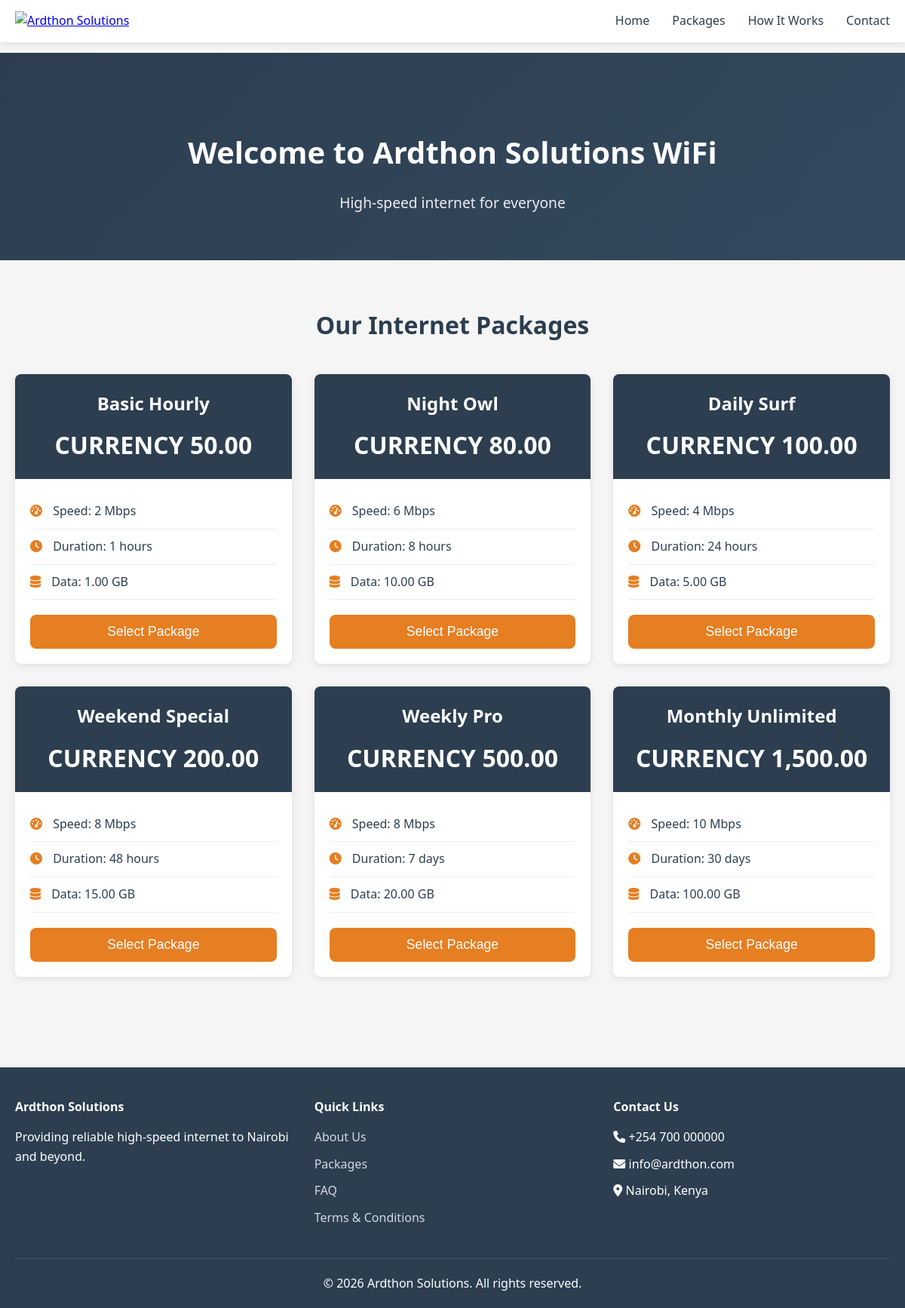
The page / on the database its author committed.
### tables this page shows
CREATE TABLE IF NOT EXISTS packages (
    id INT PRIMARY KEY AUTO_INCREMENT,
    name VARCHAR(100) NOT NULL,
    description TEXT,
    price DECIMAL(10,2) NOT NULL,
    speed INT NOT NULL COMMENT 'Speed in Mbps',
    duration INT NOT NULL,
    duration_unit ENUM('minutes', 'hours', 'days', 'months') NOT NULL,
    data_limit DECIMAL(10,2) COMMENT 'Data limit in GB',
    status ENUM('active', 'inactive') DEFAULT 'active',
    sort_order INT DEFAULT 0,
    created_at TIMESTAMP DEFAULT CURRENT_TIMESTAMP,
    updated_at TIMESTAMP NULL ON UPDATE CURRENT_TIMESTAMP,
    INDEX idx_price (price),
    INDEX idx_status (status),
    INDEX idx_duration (duration, duration_unit)
);

### includes/functions.php (called while the page is built, shortened)
<?php
function getPackages($conn) {
    $sql = "SELECT * FROM packages WHERE status = 'active' ORDER BY price ASC";
    $result = $conn->query($sql);
    $packages = [];
    while($row = $result->fetch_assoc()) {
        $packages[] = $row;
    }
    return $packages;
}
?>

### index.php (the view, shortened to what this page needs)
<?php
require_once 'config/database.php';
require_once 'includes/functions.php';
require_once 'includes/header.php';
?>
<div class="hero-section">
    <div class="container">
        <h1>Welcome to Ardthon Solutions WiFi</h1>
        <p>High-speed internet for everyone</p>
    </div>
</div>
<div class="packages-section">
    <div class="container">
        <h2>Our Internet Packages</h2>
        <div class="package-grid">
            <?php
            $packages = getPackages($conn);
            foreach($packages as $package):
            ?>
            <div class="package-card">
                <div class="package-header">
                    <h3><?php echo htmlspecialchars($package['name']); ?></h3>
                    <div class="price"><?php echo CURRENCY; ?> <?php echo number_format($package['price'], 2); ?></div>
                </div>
                <div class="package-body">
                    <ul class="features">
                        <li><i class="fas fa-tachometer-alt"></i> Speed: <?php echo $package['speed']; ?> Mbps</li>
                        <li><i class="fas fa-clock"></i> Duration: <?php echo $package['duration']; ?> <?php echo $package['duration_unit']; ?></li>
                        <li><i class="fas fa-database"></i> Data: <?php echo $package['data_limit']; ?> GB</li>
                    </ul>
                    <button onclick="selectPackage(<?php echo $package['id']; ?>, <?php echo $package['price']; ?>)"
                            class="btn-select">
                        Select Package
                    </button>
                </div>
            </div>
            <?php endforeach; ?>
        </div>
    </div>
</div>
<?php require_once 'includes/footer.php'; ?>

### includes/header.php (shortened to what this page needs)
<!DOCTYPE html>
<html lang="en">
<head>
    <link rel="stylesheet" href="https://cdnjs.cloudflare.com/ajax/libs/font-awesome/6.0.0/css/all.min.css">
    <link rel="stylesheet" href="assets/css/style.css">
    <link rel="stylesheet" href="assets/css/responsive.css">
</head>
<body>
    <header>
        <nav class="navbar">
            <div class="container">
                <div class="logo">
                    <a href="index.php">
                        <img src="assets/images/logo.png" alt="Ardthon Solutions">
                    </a>
                </div>
                <ul class="nav-menu">
                    <li><a href="index.php">Home</a></li>
                    <li><a href="#packages">Packages</a></li>
                    <li><a href="#how-it-works">How It Works</a></li>
                    <li><a href="#contact">Contact</a></li>
                </ul>
            </div>
        </nav>
    </header>
    <main>

### includes/footer.php (shortened to what this page needs)
    </main>
    <footer>
        <div class="container">
            <div class="footer-content">
                <div class="footer-section">
                    <h4>Ardthon Solutions</h4>
                    <p>Providing reliable high-speed internet to Nairobi and beyond.</p>
                </div>
                <div class="footer-section">
                    <h4>Quick Links</h4>
                    <ul>
                        <li><a href="#about">About Us</a></li>
                        <li><a href="#packages">Packages</a></li>
                        <li><a href="#faq">FAQ</a></li>
                        <li><a href="#terms">Terms & Conditions</a></li>
                    </ul>
                </div>
                <div class="footer-section">
                    <h4>Contact Us</h4>
                    <ul>
                        <li><i class="fas fa-phone"></i> +254 700 000000</li>
                        <li><i class="fas fa-envelope"></i> info@ardthon.com</li>
                        <li><i class="fas fa-map-marker-alt"></i> Nairobi, Kenya</li>
                    </ul>
                </div>
            </div>
            <div class="footer-bottom">
                <p>&copy; <?php echo date('Y'); ?> Ardthon Solutions. All rights reserved.</p>
            </div>
        </div>
    </footer>
</body>
</html>

### assets/css/style.css (style rules this page uses)
:root { --primary-color: #2c3e50; --secondary-color: #e67e22; --success-color: #27ae60; --danger-color: #e74c3c; --warning-color: #f39c12; --light-bg: #ecf0f1; --dark-text: #2c3e50; --border-radius: 8px; --box-shadow: 0 2px 10px rgba(0,0,0,0.1); }
* { margin: 0; padding: 0; box-sizing: border-box; }
body { font-family: 'Segoe UI', Tahoma, Geneva, Verdana, sans-serif; line-height: 1.6; color: var(--dark-text); background-color: #f5f5f5; }
.container { max-width: 1200px; margin: 0 auto; padding: 0 20px; }
.navbar { background: white; box-shadow: var(--box-shadow); position: fixed; top: 0; width: 100%; z-index: 1000; }
.navbar .container { display: flex; justify-content: space-between; align-items: center; padding: 15px 20px; }
.logo img { height: 40px; }
.nav-menu { display: flex; list-style: none; }
.nav-menu li { margin-left: 30px; }
.nav-menu a { text-decoration: none; color: var(--dark-text); font-weight: 500; transition: color 0.3s; }
.hero-section { background: linear-gradient(135deg, var(--primary-color), #34495e); color: white; text-align: center; padding: 100px 0 60px; margin-top: 70px; }
.hero-section h1 { font-size: 2.5em; margin-bottom: 20px; }
.hero-section p { font-size: 1.2em; opacity: 0.9; }
.packages-section { padding: 60px 0; }
.packages-section h2 { text-align: center; margin-bottom: 40px; font-size: 2em; color: var(--primary-color); }
.package-grid { display: grid; grid-template-columns: repeat(auto-fit, minmax(280px, 1fr)); gap: 30px; margin-top: 30px; }
.package-card { background: white; border-radius: var(--border-radius); overflow: hidden; box-shadow: var(--box-shadow); transition: transform 0.3s; }
.package-header { background: var(--primary-color); color: white; padding: 20px; text-align: center; }
.package-header h3 { font-size: 1.5em; margin-bottom: 10px; }
.price { font-size: 2em; font-weight: bold; }
.package-body { padding: 20px; }
.features { list-style: none; margin-bottom: 20px; }
.features li { padding: 10px 0; border-bottom: 1px solid #eee; }
.features li i { color: var(--secondary-color); margin-right: 10px; }
.btn-select { width: 100%; padding: 12px; background: var(--secondary-color); color: white; border: none; border-radius: var(--border-radius); font-size: 1.1em; cursor: pointer; transition: background 0.3s; }
footer { background: var(--primary-color); color: white; padding: 40px 0 20px; margin-top: 60px; }
.footer-content { display: grid; grid-template-columns: repeat(auto-fit, minmax(250px, 1fr)); gap: 30px; margin-bottom: 30px; }
.footer-section h4 { margin-bottom: 15px; }
.footer-section ul { list-style: none; }
.footer-section ul li { margin-bottom: 10px; }
.footer-section a { color: white; text-decoration: none; opacity: 0.8; transition: opacity 0.3s; }
.footer-bottom { text-align: center; padding-top: 20px; border-top: 1px solid rgba(255,255,255,0.1); }

### rows shown on the page
packages: name "Basic Hourly", price "50.00", speed "2", duration "1", duration_unit "hours", data_limit "1.00"
packages: name "Night Owl", price "80.00", speed "6", duration "8", duration_unit "hours", data_limit "10.00"
packages: name "Daily Surf", price "100.00", speed "4", duration "24", duration_unit "hours", data_limit "5.00"
packages: name "Weekend Special", price "200.00", speed "8", duration "48", duration_unit "hours", data_limit "15.00"
packages: name "Weekly Pro", price "500.00", speed "8", duration "7", duration_unit "days", data_limit "20.00"
packages: name "Monthly Unlimited", price "1,500.00", speed "10", duration "30", duration_unit "days", data_limit "100.00"
